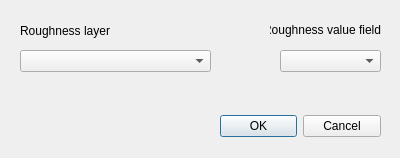
<?xml version="1.0" encoding="UTF-8"?>
<ui version="4.0">
 <class>RoughnessDialog</class>
 <widget class="QDialog" name="RoughnessDialog">
  <property name="geometry">
   <rect>
    <x>0</x>
    <y>0</y>
    <width>400</width>
    <height>158</height>
   </rect>
  </property>
  <property name="windowTitle">
   <string>Dialog</string>
  </property>
  <widget class="QDialogButtonBox" name="buttonBox">
   <property name="geometry">
    <rect>
     <x>220</x>
     <y>110</y>
     <width>161</width>
     <height>32</height>
    </rect>
   </property>
   <property name="orientation">
    <enum>Qt::Horizontal</enum>
   </property>
   <property name="standardButtons">
    <set>QDialogButtonBox::Cancel|QDialogButtonBox::Ok</set>
   </property>
  </widget>
  <widget class="QComboBox" name="rlayer_cbo">
   <property name="geometry">
    <rect>
     <x>20</x>
     <y>50</y>
     <width>191</width>
     <height>22</height>
    </rect>
   </property>
  </widget>
  <widget class="QComboBox" name="rfield_cbo">
   <property name="geometry">
    <rect>
     <x>280</x>
     <y>50</y>
     <width>101</width>
     <height>22</height>
    </rect>
   </property>
  </widget>
  <widget class="QLabel" name="layer_lable">
   <property name="geometry">
    <rect>
     <x>20</x>
     <y>20</y>
     <width>111</width>
     <height>21</height>
    </rect>
   </property>
   <property name="text">
    <string>Roughness layer</string>
   </property>
  </widget>
  <widget class="QLabel" name="field_lable">
   <property name="geometry">
    <rect>
     <x>270</x>
     <y>20</y>
     <width>111</width>
     <height>20</height>
    </rect>
   </property>
   <property name="layoutDirection">
    <enum>Qt::RightToLeft</enum>
   </property>
   <property name="text">
    <string>Roughness value field</string>
   </property>
   <property name="alignment">
    <set>Qt::AlignRight|Qt::AlignTrailing|Qt::AlignVCenter</set>
   </property>
  </widget>
 </widget>
 <resources/>
 <connections>
  <connection>
   <sender>buttonBox</sender>
   <signal>accepted()</signal>
   <receiver>RoughnessDialog</receiver>
   <slot>accept()</slot>
   <hints>
    <hint type="sourcelabel">
     <x>248</x>
     <y>254</y>
    </hint>
    <hint type="destinationlabel">
     <x>157</x>
     <y>274</y>
    </hint>
   </hints>
  </connection>
  <connection>
   <sender>buttonBox</sender>
   <signal>rejected()</signal>
   <receiver>RoughnessDialog</receiver>
   <slot>reject()</slot>
   <hints>
    <hint type="sourcelabel">
     <x>316</x>
     <y>260</y>
    </hint>
    <hint type="destinationlabel">
     <x>286</x>
     <y>274</y>
    </hint>
   </hints>
  </connection>
 </connections>
</ui>
